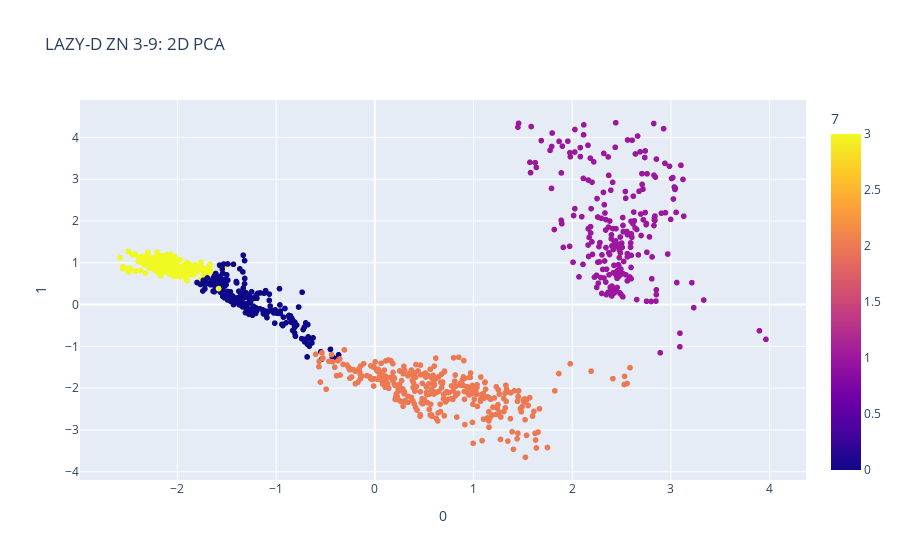
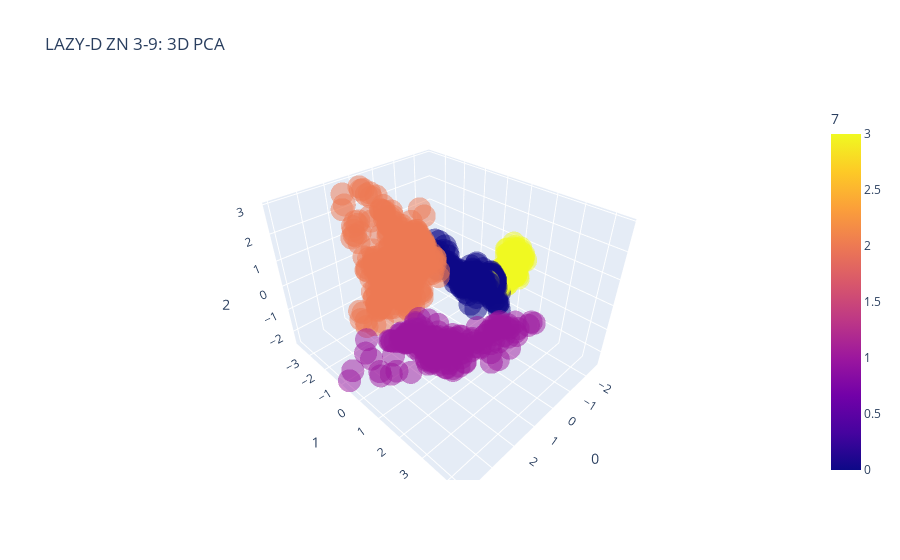
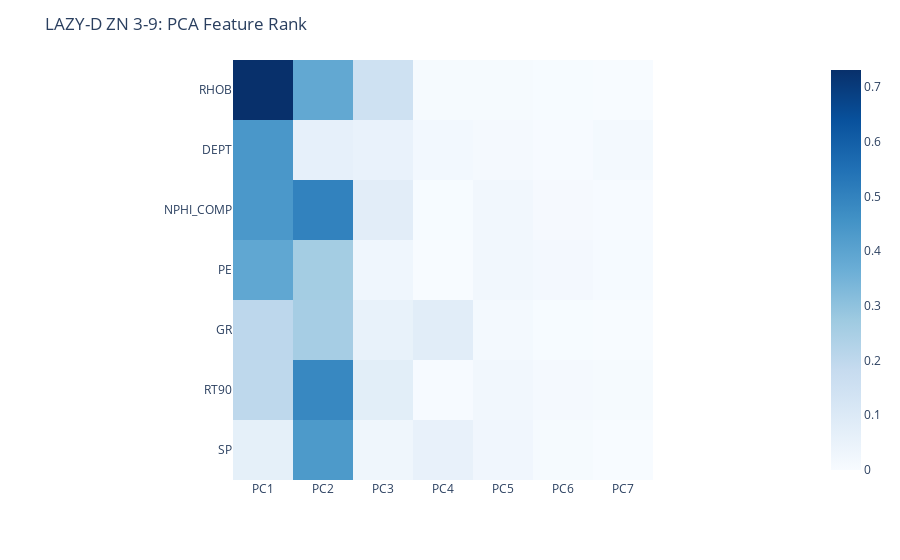
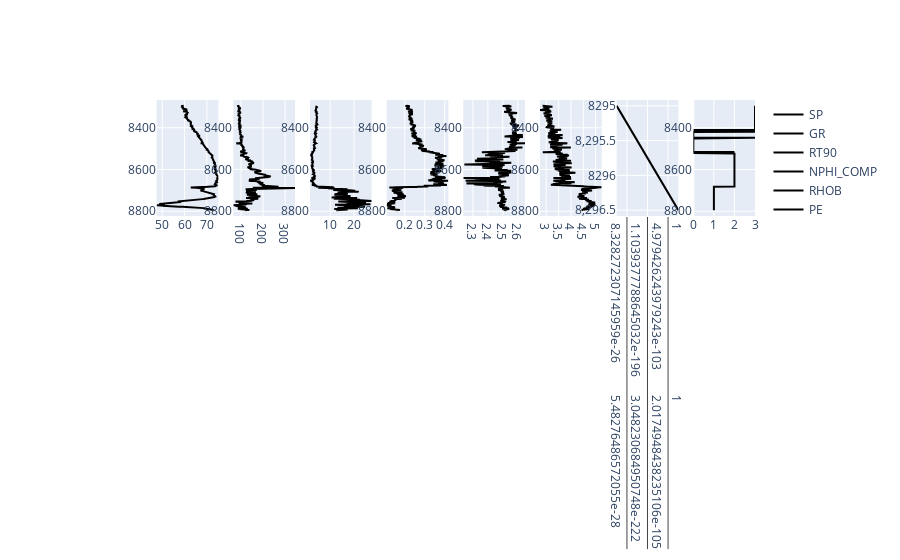

Notebook cell for these charts, in order:
### Code cell
# plot 2D pca with clusters
plot_pca_2D(lazy, key="merged_pca")

# plot 3D pca with clusters
plot_pca_3D(lazy, key="merged_pca")

# plot pca feature rank
plot_pca_rank(lazy, key="pca_rank")

# FIXME: adjust curve names in plot
# plot base log curves and clusters in log view
plot_curves_prob(lazy)

### Figure 1 — Plotly figure (JSON) as saved in the notebook; plotly's stock layout.template omitted (floating-point values rounded to 4 significant figures; data arrays with more than 128 entries replaced by an {"elided": "..."} marker saying what was removed)
{"data": [{"hovertemplate": "0=%{x}<br>1=%{y}<br>7=%{marker.color}<extra></extra>", "legendgroup": "", "marker": {"color": {"elided": "1001 int values"}, "coloraxis": "coloraxis", "symbol": "circle"}, "mode": "markers", "name": "", "showlegend": false, "type": "scattergl", "x": {"elided": "1001 float values"}, "xaxis": "x", "y": {"elided": "1001 float values"}, "yaxis": "y"}], "layout": {"coloraxis": {"colorbar": {"title": {"text": "7"}}, "colorscale": [[0, "#0d0887"], [0.1111, "#46039f"], [0.2222, "#7201a8"], [0.3333, "#9c179e"], [0.4444, "#bd3786"], [0.5556, "#d8576b"], [0.6667, "#ed7953"], [0.7778, "#fb9f3a"], [0.8889, "#fdca26"], [1, "#f0f921"]]}, "legend": {"tracegroupgap": 0}, "title": {"text": "LAZY-D ZN 3-9: 2D PCA"}, "xaxis": {"anchor": "y", "domain": [0, 1], "title": {"text": "0"}}, "yaxis": {"anchor": "x", "domain": [0, 1], "title": {"text": "1"}}}}

### Figure 2 — Plotly figure (JSON) as saved in the notebook; plotly's stock layout.template omitted (floating-point values rounded to 4 significant figures; data arrays with more than 128 entries replaced by an {"elided": "..."} marker saying what was removed)
{"data": [{"hovertemplate": "0=%{x}<br>1=%{y}<br>2=%{z}<br>7=%{marker.color}<extra></extra>", "legendgroup": "", "marker": {"color": {"elided": "1001 int values"}, "coloraxis": "coloraxis", "opacity": 0.5, "symbol": "circle"}, "mode": "markers", "name": "", "scene": "scene", "showlegend": false, "type": "scatter3d", "x": {"elided": "1001 float values"}, "y": {"elided": "1001 float values"}, "z": {"elided": "1001 float values"}}], "layout": {"coloraxis": {"colorbar": {"title": {"text": "7"}}, "colorscale": [[0, "#0d0887"], [0.1111, "#46039f"], [0.2222, "#7201a8"], [0.3333, "#9c179e"], [0.4444, "#bd3786"], [0.5556, "#d8576b"], [0.6667, "#ed7953"], [0.7778, "#fb9f3a"], [0.8889, "#fdca26"], [1, "#f0f921"]]}, "legend": {"tracegroupgap": 0}, "scene": {"domain": {"x": [0, 1], "y": [0, 1]}, "xaxis": {"title": {"text": "0"}}, "yaxis": {"title": {"text": "1"}}, "zaxis": {"title": {"text": "2"}}}, "title": {"text": "LAZY-D ZN 3-9: 3D PCA"}}}

### Figure 3 — Plotly figure (JSON) as saved in the notebook; plotly's stock layout.template omitted (floating-point values rounded to 4 significant figures)
{"data": [{"coloraxis": "coloraxis", "hovertemplate": "x: %{x}<br>y: %{y}<br>color: %{z}<extra></extra>", "name": "0", "type": "heatmap", "x": ["PC1", "PC2", "PC3", "PC4", "PC5", "PC6", "PC7"], "xaxis": "x", "y": ["RHOB", "DEPT", "NPHI_COMP", "PE", "GR", "RT90", "SP"], "yaxis": "y", "z": [[0.731, 0.3858, 0.1511, 0.006585, 0.008362, 0.00207, 0.001612], [0.439, 0.06101, 0.05132, 0.01694, 0.01163, 0.004285, 0.0132], [0.4361, 0.5023, 0.07755, 0.002072, 0.02311, 0.008615, 0.004988], [0.3889, 0.2606, 0.02829, 0.000533, 0.02118, 0.01613, 0.005572], [0.2042, 0.2569, 0.0533, 0.0811, 0.01421, 0.001935, 0.001636], [0.2004, 0.4837, 0.0764, 0.003411, 0.02334, 0.01071, 0.005864], [0.06535, 0.4319, 0.02917, 0.0557, 0.02673, 0.007617, 2.804e-05]]}], "layout": {"coloraxis": {"colorscale": [[0, "rgb(247,251,255)"], [0.125, "rgb(222,235,247)"], [0.25, "rgb(198,219,239)"], [0.375, "rgb(158,202,225)"], [0.5, "rgb(107,174,214)"], [0.625, "rgb(66,146,198)"], [0.75, "rgb(33,113,181)"], [0.875, "rgb(8,81,156)"], [1, "rgb(8,48,107)"]]}, "margin": {"t": 60}, "title": {"text": "LAZY-D ZN 3-9: PCA Feature Rank"}, "xaxis": {"anchor": "y", "constrain": "domain", "domain": [0, 1], "scaleanchor": "y", "showticklabels": true}, "yaxis": {"anchor": "x", "autorange": "reversed", "constrain": "domain", "domain": [0, 1], "showticklabels": true}}}

### Figure 4 — Plotly figure (JSON) as saved in the notebook; plotly's stock layout.template omitted (floating-point values rounded to 4 significant figures; data arrays with more than 128 entries replaced by an {"elided": "..."} marker saying what was removed)
{"data": [{"line": {"color": "black"}, "mode": "lines", "name": "SP", "type": "scatter", "x": {"elided": "1001 float values"}, "xaxis": "x2", "y": {"elided": "1001 float values"}, "yaxis": "y2"}, {"line": {"color": "black"}, "mode": "lines", "name": "GR", "type": "scatter", "x": {"elided": "1001 float values"}, "xaxis": "x3", "y": {"elided": "1001 float values"}, "yaxis": "y3"}, {"line": {"color": "black"}, "mode": "lines", "name": "RT90", "type": "scatter", "x": {"elided": "1001 float values"}, "xaxis": "x4", "y": {"elided": "1001 float values"}, "yaxis": "y4"}, {"line": {"color": "black"}, "mode": "lines", "name": "NPHI_COMP", "type": "scatter", "x": {"elided": "1001 float values"}, "xaxis": "x5", "y": {"elided": "1001 float values"}, "yaxis": "y5"}, {"line": {"color": "black"}, "mode": "lines", "name": "RHOB", "type": "scatter", "x": {"elided": "1001 float values"}, "xaxis": "x6", "y": {"elided": "1001 float values"}, "yaxis": "y6"}, {"line": {"color": "black"}, "mode": "lines", "name": "PE", "type": "scatter", "x": {"elided": "1001 float values"}, "xaxis": "x7", "y": {"elided": "1001 float values"}, "yaxis": "y7"}, {"line": {"color": "black"}, "mode": "lines", "name": "soft_clusters", "type": "scatter", "x": {"elided": "1001x4 float values"}, "xaxis": "x8", "y": {"elided": "1001 float values"}, "yaxis": "y8"}, {"line": {"color": "black"}, "mode": "lines", "name": "hard_clusters", "type": "scatter", "x": {"elided": "1001 int values"}, "xaxis": "x9", "y": {"elided": "1001 float values"}, "yaxis": "y9"}], "layout": {"xaxis": {"anchor": "y", "domain": [0, 0.09136]}, "xaxis2": {"anchor": "y2", "domain": [0.1136, 0.2049]}, "xaxis3": {"anchor": "y3", "domain": [0.2272, 0.3185]}, "xaxis4": {"anchor": "y4", "domain": [0.3407, 0.4321]}, "xaxis5": {"anchor": "y5", "domain": [0.4543, 0.5457]}, "xaxis6": {"anchor": "y6", "domain": [0.5679, 0.6593]}, "xaxis7": {"anchor": "y7", "domain": [0.6815, 0.7728]}, "xaxis8": {"anchor": "y8", "domain": [0.7951, 0.8864]}, "xaxis9": {"anchor": "y9", "domain": [0.9086, 1]}, "yaxis": {"anchor": "x", "autorange": "reversed", "domain": [0, 1]}, "yaxis2": {"anchor": "x2", "autorange": "reversed", "domain": [0, 1]}, "yaxis3": {"anchor": "x3", "autorange": "reversed", "domain": [0, 1]}, "yaxis4": {"anchor": "x4", "autorange": "reversed", "domain": [0, 1]}, "yaxis5": {"anchor": "x5", "autorange": "reversed", "domain": [0, 1]}, "yaxis6": {"anchor": "x6", "autorange": "reversed", "domain": [0, 1]}, "yaxis7": {"anchor": "x7", "autorange": "reversed", "domain": [0, 1]}, "yaxis8": {"anchor": "x8", "autorange": "reversed", "domain": [0, 1]}, "yaxis9": {"anchor": "x9", "autorange": "reversed", "domain": [0, 1]}}}
